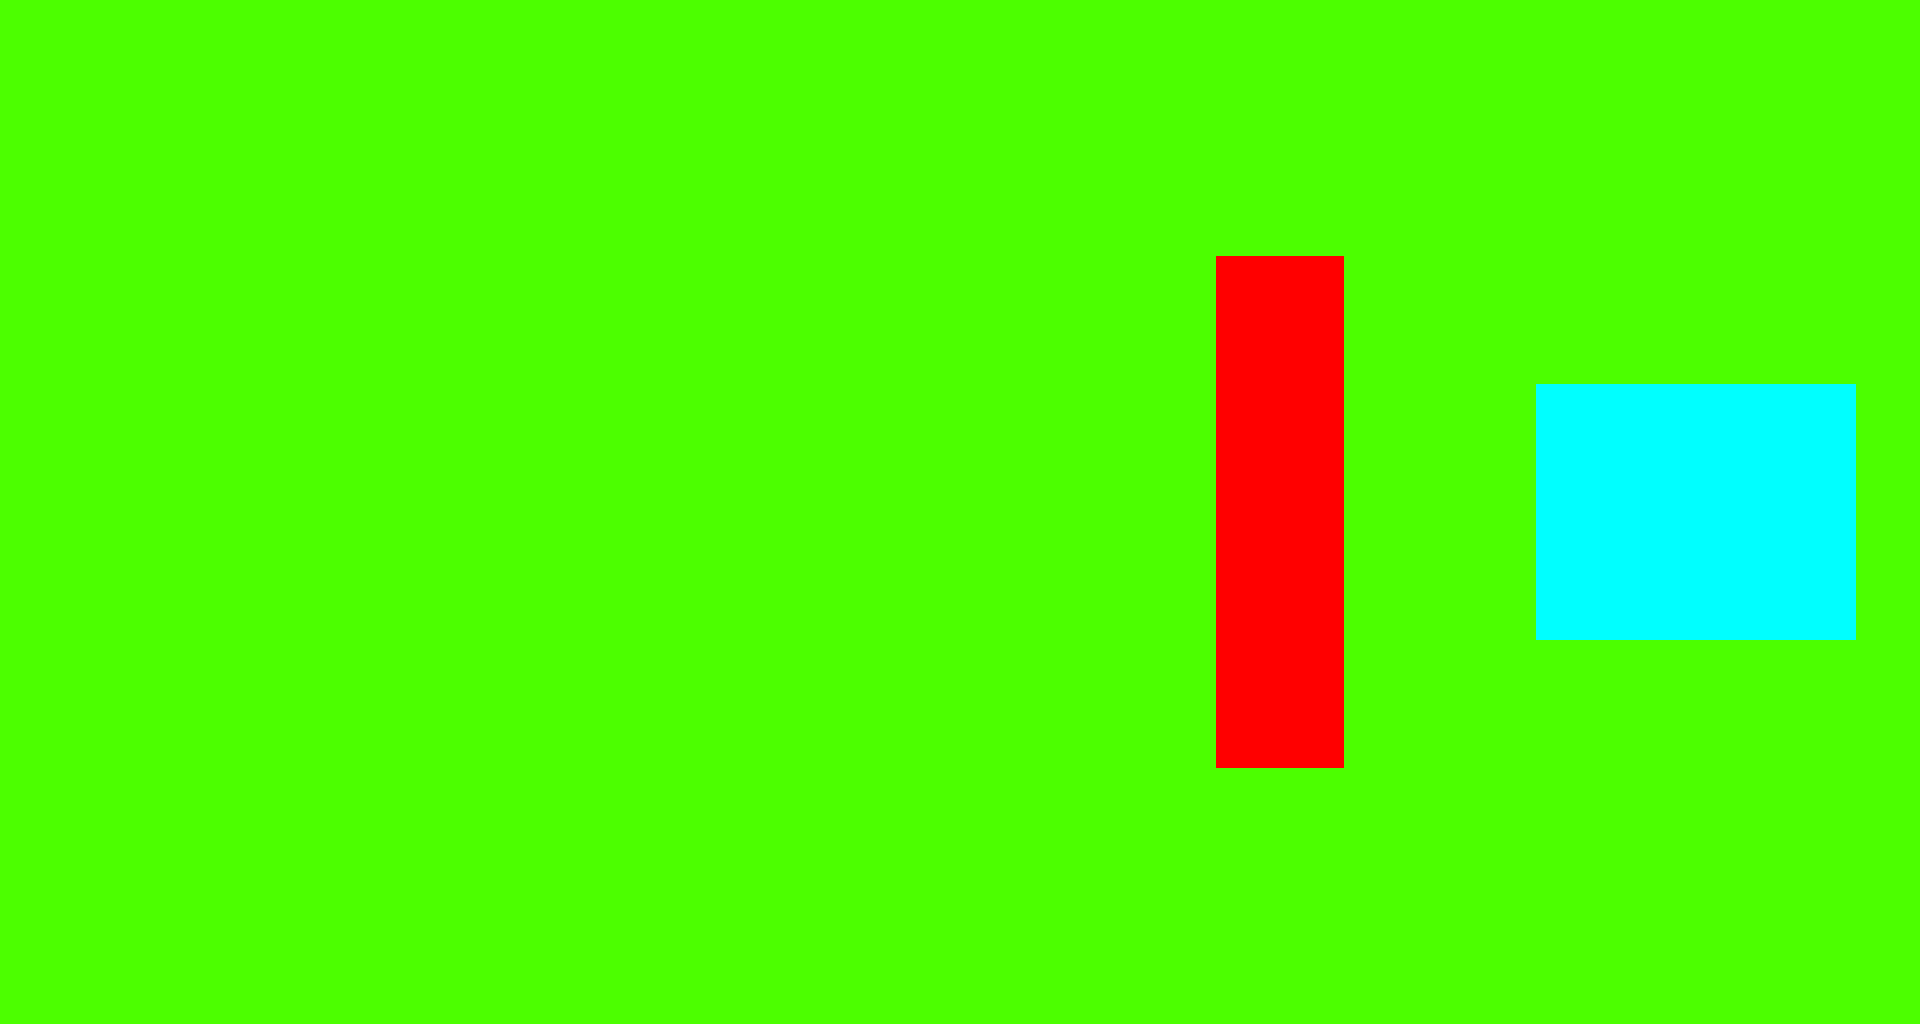

The image is a tile-based game level rendered from a .tmx file. Its description and complete source (layers, tilesets, objects, tile grids) follow:
An orthogonal 30x16 tile map with 64x64 px tiles, 2 tile layers (world, goal).

<map version="1.10" tiledversion="1.10.1" orientation="orthogonal" renderorder="right-down" width="30" height="16" tilewidth="64" tileheight="64" infinite="0" nextlayerid="4" nextobjectid="1">
 <editorsettings>
  <export target="map2.json" format="json" />
 </editorsettings>
 <tileset firstgid="1" name="tempset" tilewidth="64" tileheight="64" tilecount="3" columns="3">
  <image source="tempset.png" width="192" height="64" />
  <tile id="0">
   <properties>
    <property name="collides" type="bool" value="true" />
   </properties>
  </tile>
  <tile id="1">
   <properties>
    <property name="collisions" type="bool" value="false" />
   </properties>
  </tile>
  <tile id="2">
   <properties>
    <property name="collides" type="bool" value="true" />
   </properties>
  </tile>
 </tileset>
 <layer id="1" name="world" width="30" height="16">
  <data encoding="csv">
2,2,2,2,2,2,2,2,2,2,2,2,2,2,2,2,2,2,2,2,2,2,2,2,2,2,2,2,2,2,
2,2,2,2,2,2,2,2,2,2,2,2,2,2,2,2,2,2,2,2,2,2,2,2,2,2,2,2,2,2,
2,2,2,2,2,2,2,2,2,2,2,2,2,2,2,2,2,2,2,2,2,2,2,2,2,2,2,2,2,2,
2,2,2,2,2,2,2,2,2,2,2,2,2,2,2,2,2,2,2,2,2,2,2,2,2,2,2,2,2,2,
2,2,2,2,2,2,2,2,2,2,2,2,2,2,2,2,2,2,2,1,1,2,2,2,2,2,2,2,2,2,
2,2,2,2,2,2,2,2,2,2,2,2,2,2,2,2,2,2,2,1,1,2,2,2,2,2,2,2,2,2,
2,2,2,2,2,2,2,2,2,2,2,2,2,2,2,2,2,2,2,1,1,2,2,2,2,2,2,2,2,2,
2,2,2,2,2,2,2,2,2,2,2,2,2,2,2,2,2,2,2,1,1,2,2,2,2,2,2,2,2,2,
2,2,2,2,2,2,2,2,2,2,2,2,2,2,2,2,2,2,2,1,1,2,2,2,2,2,2,2,2,2,
2,2,2,2,2,2,2,2,2,2,2,2,2,2,2,2,2,2,2,1,1,2,2,2,2,2,2,2,2,2,
2,2,2,2,2,2,2,2,2,2,2,2,2,2,2,2,2,2,2,1,1,2,2,2,2,2,2,2,2,2,
2,2,2,2,2,2,2,2,2,2,2,2,2,2,2,2,2,2,2,1,1,2,2,2,2,2,2,2,2,2,
2,2,2,2,2,2,2,2,2,2,2,2,2,2,2,2,2,2,2,2,2,2,2,2,2,2,2,2,2,2,
2,2,2,2,2,2,2,2,2,2,2,2,2,2,2,2,2,2,2,2,2,2,2,2,2,2,2,2,2,2,
2,2,2,2,2,2,2,2,2,2,2,2,2,2,2,2,2,2,2,2,2,2,2,2,2,2,2,2,2,2,
2,2,2,2,2,2,2,2,2,2,2,2,2,2,2,2,2,2,2,2,2,2,2,2,2,2,2,2,2,2
</data>
 </layer>
 <layer id="3" name="goal" width="30" height="16">
  <data encoding="csv">
0,0,0,0,0,0,0,0,0,0,0,0,0,0,0,0,0,0,0,0,0,0,0,0,0,0,0,0,0,0,
0,0,0,0,0,0,0,0,0,0,0,0,0,0,0,0,0,0,0,0,0,0,0,0,0,0,0,0,0,0,
0,0,0,0,0,0,0,0,0,0,0,0,0,0,0,0,0,0,0,0,0,0,0,0,0,0,0,0,0,0,
0,0,0,0,0,0,0,0,0,0,0,0,0,0,0,0,0,0,0,0,0,0,0,0,0,0,0,0,0,0,
0,0,0,0,0,0,0,0,0,0,0,0,0,0,0,0,0,0,0,0,0,0,0,0,0,0,0,0,0,0,
0,0,0,0,0,0,0,0,0,0,0,0,0,0,0,0,0,0,0,0,0,0,0,0,0,0,0,0,0,0,
0,0,0,0,0,0,0,0,0,0,0,0,0,0,0,0,0,0,0,0,0,0,0,0,3,3,3,3,3,0,
0,0,0,0,0,0,0,0,0,0,0,0,0,0,0,0,0,0,0,0,0,0,0,0,3,3,3,3,3,0,
0,0,0,0,0,0,0,0,0,0,0,0,0,0,0,0,0,0,0,0,0,0,0,0,3,3,3,3,3,0,
0,0,0,0,0,0,0,0,0,0,0,0,0,0,0,0,0,0,0,0,0,0,0,0,3,3,3,3,3,0,
0,0,0,0,0,0,0,0,0,0,0,0,0,0,0,0,0,0,0,0,0,0,0,0,0,0,0,0,0,0,
0,0,0,0,0,0,0,0,0,0,0,0,0,0,0,0,0,0,0,0,0,0,0,0,0,0,0,0,0,0,
0,0,0,0,0,0,0,0,0,0,0,0,0,0,0,0,0,0,0,0,0,0,0,0,0,0,0,0,0,0,
0,0,0,0,0,0,0,0,0,0,0,0,0,0,0,0,0,0,0,0,0,0,0,0,0,0,0,0,0,0,
0,0,0,0,0,0,0,0,0,0,0,0,0,0,0,0,0,0,0,0,0,0,0,0,0,0,0,0,0,0,
0,0,0,0,0,0,0,0,0,0,0,0,0,0,0,0,0,0,0,0,0,0,0,0,0,0,0,0,0,0
</data>
 </layer>
</map>
